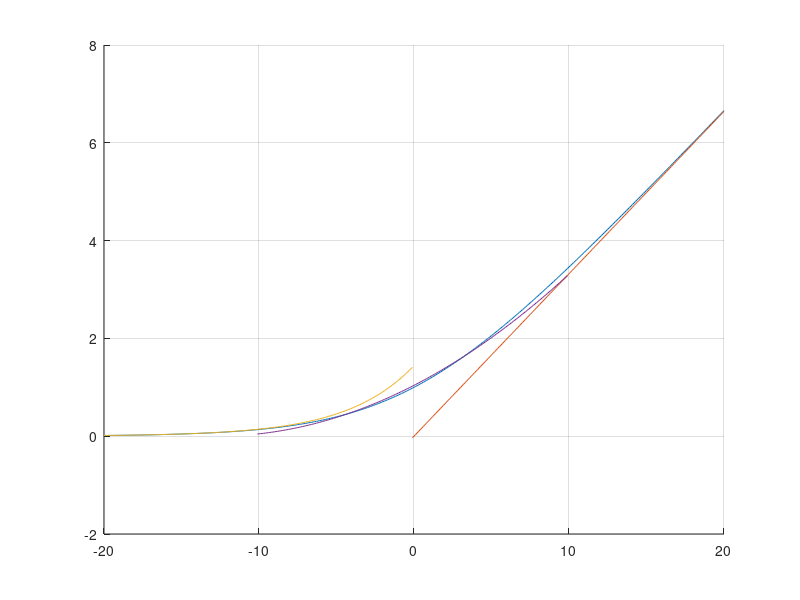
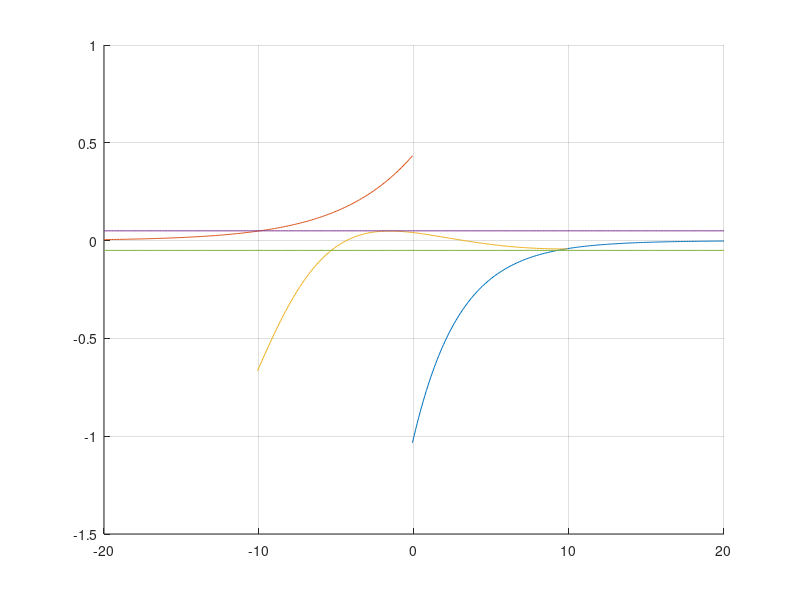

Here is the MATLAB script that generated these plots, in order:
clear all;

%%
% nList = 1:10;
% wList = 1:20;
% tmpRatio = zeros(size(nList,2), size(wList,2));
% 
% for idxN = 1:size(nList,2)
%     for idxW = 1:size(wList,2)
%         n = nList(idxN);
%         w = wList(idxW);
%         tmpRatio(idxN, idxW) = ((w*n/(w*n+1)) + (w /(w+n))) / ((1/(w*n+1)) + (n/(w+n)));
%     end
% end
% 
% mesh(wList, nList, tmpRatio);

%%
xdBList = -20:0.1:20;
xList = db2pow(xdBList);
tmpV1 = log2(1 + xList);
tmpV2 = log2(xList);
tmpV3 = xList .* log2(exp(1));
tmpV4 = (0.08*xdBList + 1.02) .^ 2;
%tmpV4 = (0.09*xdBList) .^ 2 + (0.17 * xdBList) + 1;

figure(1); hold on; grid on;
plot(xdBList, tmpV1);
plot(xdBList(200:end), tmpV2(200:end));
plot(xdBList(1:200), tmpV3(1:200));
plot(xdBList(100:300), tmpV4(100:300));


figure(2); hold on; grid on;
plot(xdBList(200:end), (tmpV2(200:end) - tmpV1(200:end)) ./ tmpV1(200:end));
plot(xdBList(1:200), (tmpV3(1:200) - tmpV1(1:200)) ./ tmpV1(1:200));
plot(xdBList(100:300), (tmpV4(100:300) - tmpV1(100:300)) ./ tmpV1(100:300));
plot(xdBList, 0.05 * ones(1,size(xdBList,2)));
plot(xdBList, -0.05 * ones(1,size(xdBList,2)));



